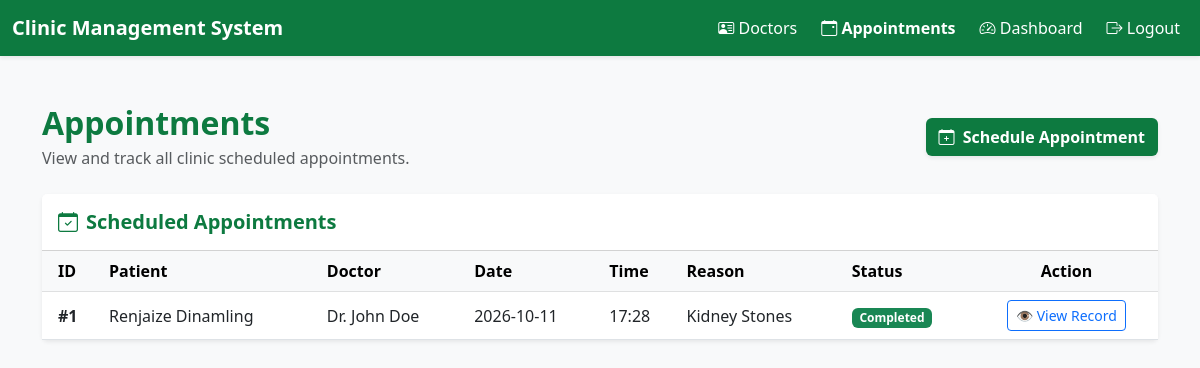
The page /appointments/schedule (signed in) on the database its author committed.
### templates/app.py (models this page shows)
class Appointment(db.Model):
    __tablename__ = 'appointments'
    appointment_id = db.Column(db.Integer, primary_key=True)
    patient_id = db.Column(db.Integer, db.ForeignKey('patients.patient_id'), nullable=False)
    doctor_id = db.Column(db.Integer, db.ForeignKey('doctors.doctor_id'), nullable=False)
    appointment_date = db.Column(db.String(20), nullable=False)
    appointment_time = db.Column(db.String(20), nullable=False)
    reason = db.Column(db.String(200), nullable=False)
    status = db.Column(db.String(20), default='Scheduled')
    patient = db.relationship('Patient', backref='appointments')
    doctor = db.relationship('Doctor', backref='appointments')

class Patient(db.Model):
    __tablename__ = 'patients'
    patient_id = db.Column(db.Integer, primary_key=True)
    patient_code = db.Column(db.String(20), unique=True, nullable=False)
    first_name = db.Column(db.String(50), nullable=False)
    last_name = db.Column(db.String(50), nullable=False)
    birth_date = db.Column(db.String(20), nullable=False)
    sex = db.Column(db.String(10), nullable=False)
    contact_number = db.Column(db.String(20), nullable=False)
    address = db.Column(db.String(200), nullable=False)
    is_active = db.Column(db.Boolean, default=True)

class Doctor(db.Model):
    __tablename__ = 'doctors'
    doctor_id = db.Column(db.Integer, primary_key=True)
    doctor_code = db.Column(db.String(20), unique=True, nullable=False)
    doctor_name = db.Column(db.String(100), nullable=False)
    specialization = db.Column(db.String(100), nullable=False)
    contact_number = db.Column(db.String(20), nullable=False)
    is_active = db.Column(db.Boolean, default=True)

### templates/app.py (the view, shortened to what this page needs)
@app.route('/appointments/schedule', methods=['GET', 'POST'])
def schedule_appointment():
    if 'user_id' not in session:
        flash('Please login to access appointment scheduling.', 'warning')
        return redirect(url_for('login'))
    patients = Patient.query.filter_by(is_active=True).all()
    doctors = Doctor.query.filter_by(is_active=True).all()
    appointments = Appointment.query.order_by(Appointment.appointment_id.desc()).all()
    return render_template('schedule_appointment.html', patients=patients, doctors=doctors, appointments=appointments)

### templates/schedule_appointment.html (shortened to what this page needs)
<!DOCTYPE html>
<html lang="en">
<head>
    <link href="https://cdn.jsdelivr.net/npm/bootstrap@5.3.0/dist/css/bootstrap.min.css" rel="stylesheet">
    <link href="https://cdn.jsdelivr.net/npm/bootstrap-icons@1.10.5/font/bootstrap-icons.css" rel="stylesheet">
</head>
<body class="bg-light">
    <nav class="navbar navbar-expand-lg navbar-dark navbar-custom shadow-sm">
        <div class="container-fluid">
            <a class="navbar-brand fw-bold" href="{{ url_for('home') }}">Clinic Management System</a>
            <div class="collapse navbar-collapse" id="navbarNav">
                <ul class="navbar-nav ms-auto mb-2 mb-lg-0 align-items-center">
                    <li class="nav-item">
                        <a class="nav-link text-white me-2" href="{{ url_for('doctor_management') }}">
                            <i class="bi bi-person-vcard"></i> Doctors
                        </a>
                    </li>
                    <li class="nav-item">
                        <a class="nav-link text-white fw-bold me-2" href="{{ url_for('schedule_appointment') }}">
                            <i class="bi bi-calendar-event"></i> Appointments
                        </a>
                    </li>
                    <li class="nav-item">
                        <a class="nav-link text-white me-2" href="{{ url_for('home') }}">
                            <i class="bi bi-speedometer2"></i> Dashboard
                        </a>
                    </li>
                    <li class="nav-item">
                        <a class="nav-link text-white" href="{{ url_for('logout') }}">
                            <i class="bi bi-box-arrow-right"></i> Logout
                        </a>
                    </li>
                </ul>
            </div>
        </div>
    </nav>
    <div class="container my-5">
        <div class="d-flex justify-content-between align-items-center mb-4">
            <div>
                <h2 class="fw-bold text-custom mb-1">Appointments</h2>
                <p class="text-muted mb-0">View and track all clinic scheduled appointments.</p>
            </div>
            <button class="btn btn-custom fw-bold shadow-sm" data-bs-toggle="modal" data-bs-target="#scheduleModal">
                <i class="bi bi-calendar-plus me-1"></i> Schedule Appointment
            </button>
        </div>
        <div class="card shadow-sm border-0">
            <div class="card-header bg-white py-3">
                <h5 class="mb-0 fw-bold text-custom">
                    <i class="bi bi-calendar-check me-2"></i>Scheduled Appointments
                </h5>
            </div>
            <div class="card-body p-0">
                <div class="table-responsive">
                    <table class="table table-hover align-middle mb-0">
                        <thead class="table-light">
                            <tr>
                                <th class="ps-3">ID</th>
                                <th>Patient</th>
                                <th>Doctor</th>
                                <th>Date</th>
                                <th>Time</th>
                                <th>Reason</th>
                                <th>Status</th>
                                <th class="text-center">Action</th>
                            </tr>
                        </thead>
                        <tbody>
                            {% if appointments %}
                            {% for appt in appointments %}
                            <tr>
                                <td class="ps-3 fw-bold">#{{ appt.appointment_id }}</td>
                                <td>{{ appt.patient.first_name }} {{ appt.patient.last_name }}</td>
                                <td>{{ appt.doctor.doctor_name }}</td>
                                <td>{{ appt.appointment_date }}</td>
                                <td>{{ appt.appointment_time }}</td>
                                <td>{{ appt.reason }}</td>
                                <td>
                                    {% if appt.status == 'Completed' %}
                                    <span class="badge bg-success">Completed</span>
                                    {% else %}
                                    <span class="badge bg-primary">{{ appt.status }}</span>
                                    {% endif %}
                                </td>
                                <td class="text-center">
                                    {% if appt.status != 'Completed' %}
                                    <a href="{{ url_for('new_consultation', appointment_id=appt.appointment_id) }}" class="btn btn-sm btn-success fw-bold">
                                        🩺 Start Consultation
                                    </a>
                                    {% else %}
                                    <a href="{{ url_for('view_consultation', appointment_id=appt.appointment_id) }}" class="btn btn-sm btn-outline-primary">
                                        👁️ View Record
                                    </a>
                                    {% endif %}
                                </td>
                            </tr>
                            {% endfor %}
                            {% else %}
                            <tr>
                                <td colspan="8" class="text-center py-4 text-muted">No appointments found.</td>
                            </tr>
                            {% endif %}
                        </tbody>
                    </table>
                </div>
            </div>
        </div>
    </div>
</body>
</html>

### templates/schedule_appointment.html (style rules this page uses)
.navbar-custom { background-color: #0d7a40; }
.btn-custom { background-color: #0d7a40; color: #ffffff; }
.text-custom { color: #0d7a40; }

### rows shown on the page
Appointment: appointment_id "1", patient.first_name "Renjaize", patient.last_name "Dinamling", doctor.doctor_name "Dr. John Doe", appointment_date "2026-10-11", appointment_time "17:28", reason "Kidney Stones", status "Completed"
